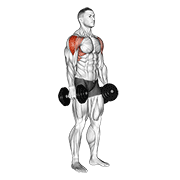
#> input picture entry/src/main/resources/rawfile/exercise-gifs/band-lateral-raise.gif, 180 x 180 px; its folder holds only this picture in this run
$ python build-exercise-gifs-dark.py
#> lines starting #> are read from the running program, lines starting #| are printed output that depends on the picture
#!/usr/bin/env python
# -*- coding: utf-8 -*-
"""生成训练演示用的深色化动作 GIF。

动机：rawfile/exercise-gifs 的动作演示素材是**白底**方图（动作库页在浅色媒体区里使用）。
训练执行页的动作卡是整块深色界面，直接铺白底 GIF 会形成一整块高亮白。
改为离线预烘焙而非在 ArkUI 侧叠加 grayscale/invert/brightness：预烘焙结果确定、
可逐帧离线核对，也不让页面依赖多个图像效果叠加时的生效顺序。

处理：去色 -> 反相（白底翻黑底、深色线条翻浅色线条）-> 提亮（反相后线条偏暗，
2.1 倍增益把动作线稿抬到可读亮度，黑底不受影响）。

产物：entry/src/main/resources/rawfile/exercise-gifs-dark/<gifId>.gif
消费方：shared/services/ExerciseGifCatalog.resolveDemoSource()

用法：python tools/build-exercise-gifs-dark.py
"""

import os
import sys

from PIL import Image, ImageEnhance, ImageOps

GAIN = 2.1

REPO = os.path.dirname(os.path.dirname(os.path.abspath(__file__)))
SRC_DIR = os.path.join(REPO, 'entry/src/main/resources/rawfile/exercise-gifs')
OUT_DIR = os.path.join(REPO, 'entry/src/main/resources/rawfile/exercise-gifs-dark')


def convert_frame(frame):
    gray = ImageOps.grayscale(frame.convert('RGB'))
    inverted = ImageOps.invert(gray.convert('RGB'))
    brightened = ImageEnhance.Brightness(inverted).enhance(GAIN)
    return brightened.convert('P', palette=Image.ADAPTIVE, colors=256)


def convert_file(name):
#> called with name = 'band-lateral-raise.gif'
    src_path = os.path.join(SRC_DIR, name)
    out_path = os.path.join(OUT_DIR, name)
    with Image.open(src_path) as im:
#> im is the input picture: PIL image 180x180 P; mean R, G, B 240.7, 240, 239.9
        durations = []
        frames = []
        try:
            while True:
                durations.append(im.info.get('duration', 80))
                frames.append(convert_frame(im))
                im.seek(im.tell() + 1)
#> this loop made 12 passes
#> pass 1, in convert_frame, `inverted = ImageOps.invert(gray.convert('RGB'))`:
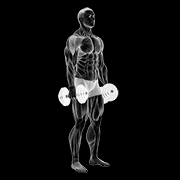
#> inverted: PIL image 180x180 RGB; min 0, max 246, mean 14.8
#> pass 1, in convert_frame, `brightened = ImageEnhance.Brightness(inverted).enhance(GAIN)`:
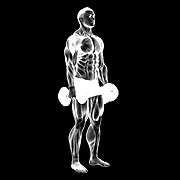
#> brightened: PIL image 180x180 RGB; min 0, max 255, mean 24.3
#> pass 2, in convert_frame (call 2), `gray = ImageOps.grayscale(frame.convert('RGB'))`:
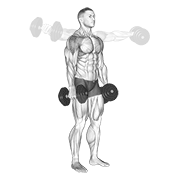
#> gray: PIL image 180x180 L; min 26, max 255, mean 241.4
#> after the loop, durations = [1000, 100, 100, 100, 100, 100, 1000, 100, 100, 100, 100, 100]; frames = 12 items
        except EOFError:
            pass
        loop = im.info.get('loop', 0)
    frames[0].save(
        out_path,
        save_all=True,
        append_images=frames[1:],
        duration=durations,
        loop=loop,
        disposal=2,
        optimize=True,
    )
    return len(frames), os.path.getsize(out_path)


def main():
    os.makedirs(OUT_DIR, exist_ok=True)
    names = sorted(n for n in os.listdir(SRC_DIR) if n.endswith('.gif'))
    if not names:
        print('未找到源 GIF：' + SRC_DIR)
        return 1
    total_src = 0
    total_out = 0
    for name in names:
        frames, size = convert_file(name)
#> frames = 12; size = 80213
        total_src += os.path.getsize(os.path.join(SRC_DIR, name))
        total_out += size
#> total_out = 80213
        print('  %-24s frames=%-3d out=%6.1f KB' % (name, frames, size / 1024.0))
#|   band-lateral-raise.gif   frames=12  out=  78.3 KB
    print('共 %d 个，源 %.1f MB -> 深色 %.1f MB' % (len(names), total_src / 1048576.0, total_out / 1048576.0))
#| 共 1 个，源 0.1 MB -> 深色 0.1 MB
    return 0


if __name__ == '__main__':
    sys.exit(main())
#> (the program exits here)

$ run again, on entry/src/main/resources/rawfile/exercise-gifs/barbell-row.gif
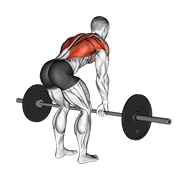
#> input picture entry/src/main/resources/rawfile/exercise-gifs/barbell-row.gif, 180 x 180 px
#> in convert_file, im is the input picture: PIL image 180x180 P; mean R, G, B 224.1, 221.9, 221.4
#> the loop in convert_file, `while True:` made 12 passes
#> pass 1, in convert_frame, `brightened = ImageEnhance.Brightness(inverted).enhance(GAIN)`:
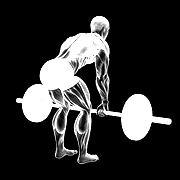
#> brightened: PIL image 180x180 RGB; min 0, max 255, mean 48.3
#> after the loop in convert_file, `while True:`:
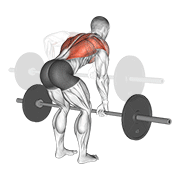
#> im: PIL image 180x180 RGB; mean R, G, B 226.3, 224.5, 224.1
#> after the loop in convert_file, `while True:`: durations = [1000, 100, 100, 100, 100, 100, 1000, 100, 100, 100, 100, 100]; frames = 12 items
#> in main, `frames, size = convert_file(name)`: frames = 12; size = 81738
#|   barbell-row.gif          frames=12  out=  79.8 KB
#| 共 1 个，源 0.1 MB -> 深色 0.1 MB

$ run again, on entry/src/main/resources/rawfile/exercise-gifs/band-pulldown.gif
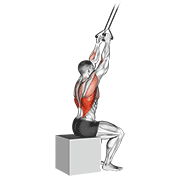
#> input picture entry/src/main/resources/rawfile/exercise-gifs/band-pulldown.gif, 180 x 180 px
#> in convert_file, im is the input picture: PIL image 180x180 P; mean R, G, B 242.3, 241, 240.7
#> the loop in convert_file, `while True:` made 12 passes
#> pass 1, in convert_frame, `brightened = ImageEnhance.Brightness(inverted).enhance(GAIN)`:
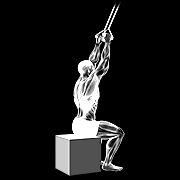
#> brightened: PIL image 180x180 RGB; min 0, max 255, mean 24.2
#> pass 2, in convert_frame (call 2), `gray = ImageOps.grayscale(frame.convert('RGB'))`:
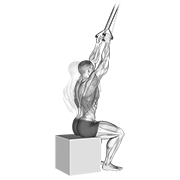
#> gray: PIL image 180x180 L; min 39, max 255, mean 243
#> after the loop in convert_file, `while True:`: durations = [1000, 100, 100, 100, 100, 100, 1000, 100, 100, 100, 100, 100]; frames = 12 items
#> in main, `frames, size = convert_file(name)`: frames = 12; size = 58121
#|   band-pulldown.gif        frames=12  out=  56.8 KB
#| 共 1 个，源 0.1 MB -> 深色 0.1 MB
